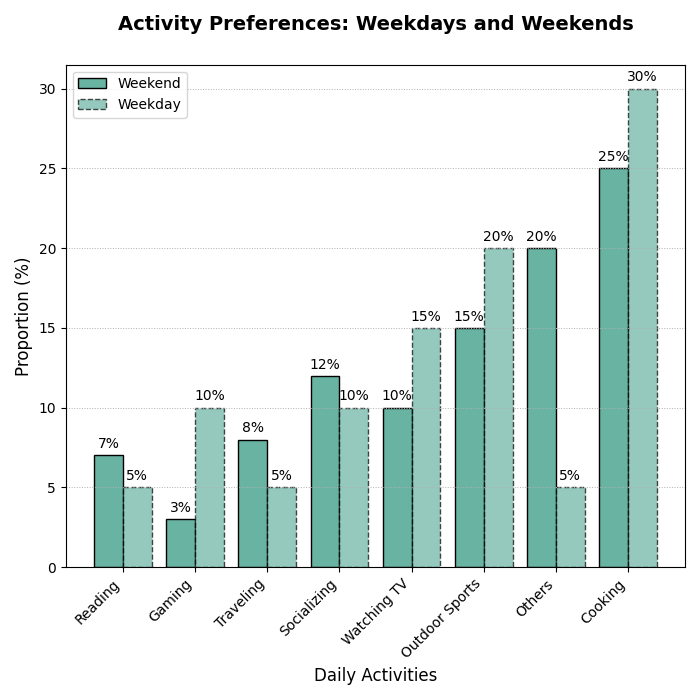

Source code (Python):
import matplotlib.pyplot as plt
import numpy as np

# Altered activity labels
weekend_activities = ['Reading', 'Gaming', 'Traveling', 'Socializing', 'Watching TV', 'Outdoor Sports', 'Others', 'Cooking']
weekend_percentages = [7, 3, 8, 12, 10, 15, 20, 25]
weekday_percentages = [5, 10, 5, 10, 15, 20, 5, 30]

# Consistent single color
single_color = '#69b3a2'

fig, ax2 = plt.subplots(figsize=(7, 7))

# Bar chart comparison
x = np.arange(len(weekend_activities))  
width = 0.4  

bars1 = ax2.bar(x - width/2, weekend_percentages, width, label='Weekend', color=single_color, edgecolor='black', linestyle='-')
bars2 = ax2.bar(x + width/2, weekday_percentages, width, label='Weekday', color=single_color, alpha=0.7, edgecolor='black', linestyle='--')

# Changed labels and title
ax2.set_xlabel('Daily Activities', fontsize=12)
ax2.set_ylabel('Proportion (%)', fontsize=12)
ax2.set_title('Activity Preferences: Weekdays and Weekends', fontsize=14, weight='bold', pad=25)

# Adjusted x-tick labels order
ax2.set_xticks(x)
ax2.set_xticklabels(weekend_activities, rotation=45, ha='right')
ax2.grid(True, axis='y', linestyle=':', linewidth=0.7)
ax2.legend()

for bars in [bars1, bars2]:
    for bar in bars:
        height = bar.get_height()
        ax2.annotate(f'{height}%', 
                     xy=(bar.get_x() + bar.get_width() / 2, height),
                     xytext=(0, 3), 
                     textcoords="offset points",
                     ha='center', va='bottom')

plt.tight_layout()
plt.show()
